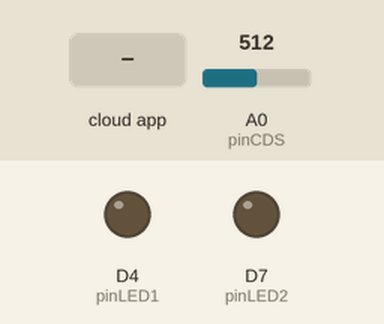
The sketch below on a simulated ESP8266 (NodeMCU). On the bench: output pins drawn as LEDs (lit = HIGH). The inputs (shaded band) are chosen by the test bench; at power-on: A0 (pinCDS) = 512. WiFi joins after 1.5 s; servers stay silent unless stated; the Firebase database answers and starts empty; what the sketch prints to the serial monitor is not drawn.

Above: at 2.7 s.
2.8 s: the phone or cloud app sets LED1 to 1
At 3.7 s:
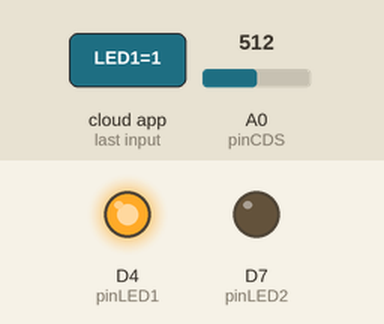
4.6 s: the phone or cloud app sets LED1 to 0
At 7.1 s:
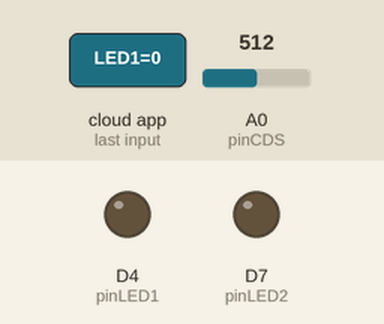
Timing chart, 0 to 8.6 s (numbered marks = the images above; inputs shaded):
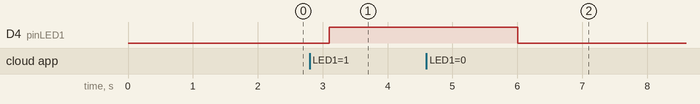

The sketch:

firebase.ino
```cpp
#include "FirebaseESP8266.h" // 반드시 파이어베이스 라이브러리를 먼저 추가해야 합니다.
#include <ESP8266WiFi.h>

#define FIREBASE_HOST "my-iot-1-14c79-default-rtdb.firebaseio.com"
#define FIREBASE_AUTH "c8Gi4AnVGqTfNR0pt6myY1zo2EPFo4qs9o289HyY"
#define WIFI_SSID "iot" // 연결 가능한 wifi의 ssid
#define WIFI_PASSWORD "15151515" // wifi 비밀번호

#define pinLED1 D4
#define pinLED2 D7
#define pinCDS  A0

FirebaseData firebaseData;
FirebaseJson json;

void printResult(FirebaseData &data);
void setup() // wifi 접속 과정.
{
  Serial.begin(9600);

  WiFi.begin(WIFI_SSID, WIFI_PASSWORD);
  Serial.println();
  Serial.print("Connecting to WiFi");
  while (WiFi.status() != WL_CONNECTED)
  {
    Serial.print(".");
    delay(500);
  }
  Serial.println();
  Serial.print("Connected with IP: ");
  Serial.println(WiFi.localIP());
  Serial.println();

  pinMode(pinLED1, OUTPUT);
  pinMode(pinLED2, OUTPUT);

  Firebase.begin(FIREBASE_HOST, FIREBASE_AUTH);
  Firebase.reconnectWiFi(true);

  firebaseData.setBSSLBufferSize(1024, 1024);
  firebaseData.setResponseSize(1024);
  Firebase.setReadTimeout(firebaseData, 1000 * 60);
  Firebase.setwriteSizeLimit(firebaseData, "tiny");
}

void loop()
{
 if(Firebase.getString(firebaseData, "LED1")){
  String valStr = firebaseData.stringData();
  // write Code...
  if(valStr == "1") digitalWrite(pinLED1, HIGH);
  else digitalWrite(pinLED1, LOW);
 }
 /*
 if(Firebase.getBool(firebaseData,"LED1")) {
  bool valLED1 = firebaseData.boolData();
  digitalWrite(pinLED1, valLED1);
 }

 if(Firebase.getBool(firebaseData, "LED2")) {
  bool valLED2 = firebaseData.boolData();
  digitalWrite(pinLED2, valLED2);
 }
 */


/* if(Firebase.getInt(firebaseData, "Int Data Tag")){
  int valInt = firebaseData.intData();
  // write Code...
 }
 if(Firebase.getFloat(firebaseData, "Float Data Tag")){
  float valFloat = firebaseData.floatData();
  // write Code...
 }
 if(Firebase.getString(firebaseData, "String Data Tag")){
  String valStr = firebaseData.stringData();
  // write Code...
 }*/


 //Firebase.setBool(firebaseData, "BoolData", /*Bool Data*/);
 Firebase.setInt(firebaseData, "Brightness", analogRead(pinCDS));
 //Firebase.setFloat(firebaseData, "FloatData", /*Float Data*/);
 Firebase.setString(firebaseData, "JSP", "HELLO");
 delay(1000); // 1초마다 반복
}
```

Measured:
- after the input at 2.8 s, D4 (pinLED1): LOW → HIGH after 0.30 s
- after the input at 4.6 s, D4 (pinLED1): HIGH → LOW after 1.4 s
